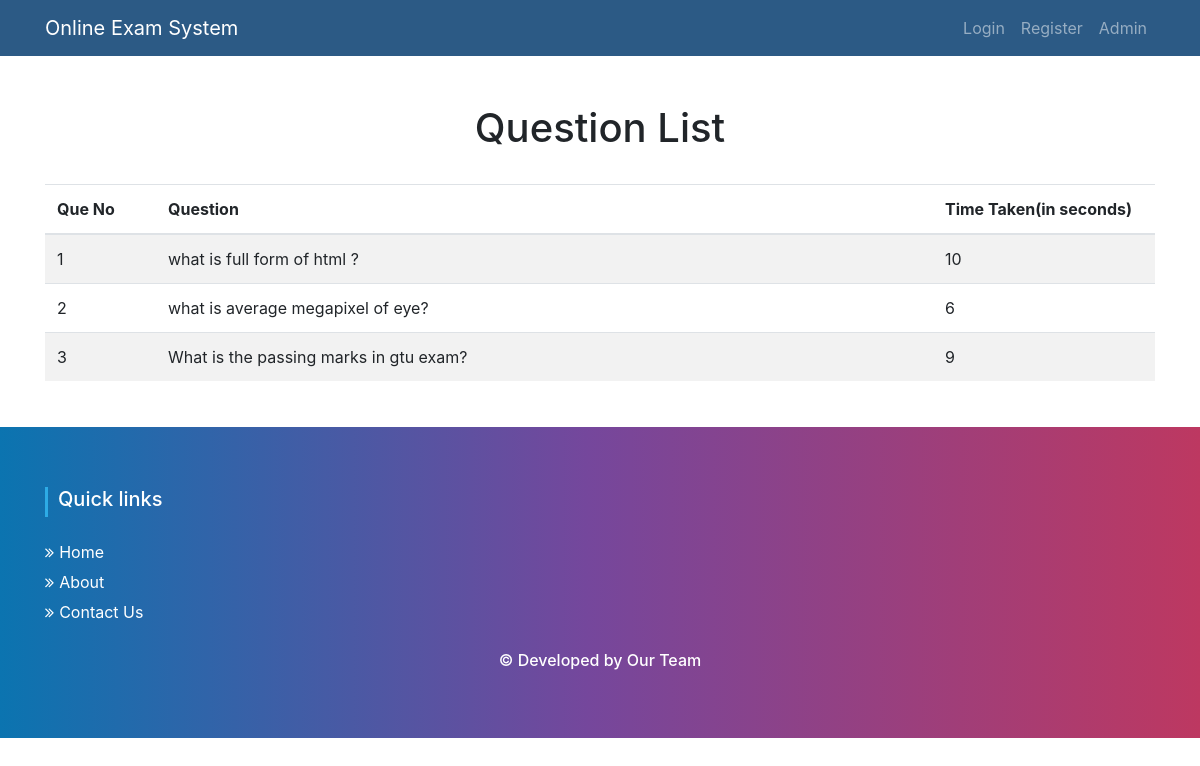
The app's page /time_1.php with its own data.
### tables this page shows
CREATE TABLE `tbl_ques` (
  `id` int(11) NOT NULL,
  `quesNo` int(11) NOT NULL,
  `ques` text NOT NULL
);

### lib/Database.php (called while the page is built, shortened)
<?php
Class Database{
	public $host   = DB_HOST;
	public $user   = DB_USER;
	public $pass   = DB_PASS;
	public $dbname = DB_NAME;
	public $link;
	private function connectDB(){
	$this->link = new mysqli($this->host, $this->user, $this->pass, $this->dbname);
 }
	public function select($query){
		$result = $this->link->query($query) or die($this->link->error.__LINE__);
		if($result->num_rows > 0){
			return $result;
		} else {
			return false;
		}
	}
}

### classes/Exam.php (called while the page is built, shortened)
<?php
$filepath = realpath(dirname(__FILE__));
include_once ($filepath.'/../lib/Database.php');
class Exam{
	private $db;
	public function __construct(){
		$this->db = new Database();
	}
 public function gettime()
 {
 	$timetaken = rand(1,17);
 	return $timetaken;
 }
 public function getqueData(){
   $query = "SELECT * FROM tbl_ques ORDER BY quesNo ASC";
   $result = $this->db->select($query);
   return $result;
 }
}
?>

### time_1.php (the view)
<?php
    $filepath = realpath(dirname(__FILE__));
	include_once ($filepath.'/inc/header.php');
	include_once ($filepath.'/../classes/Exam.php');
	$exam = new Exam();
?>
    <div class="container">
        <div class="row">
            <div class="col-lg-12 text-center">
                <h1 class="mt-5">Question List</h1>
                <br/>
            </div>
            <div class="col-lg-12">
                <table class="table table-striped">
                    <thead>
                    <tr>
                        <th width="10%"> Que No</th>
                        <th width="70%">Question</th>
                        <th width="20%">Time Taken(in seconds)</th>
                    </tr>
                    </thead>
                    <tbody>
                    <?php
                    $questionData = $exam->getqueData();
                    if ($questionData) {
                        $i = 0;
                        while ($result = $questionData->fetch_assoc()) {
                            $i++;
                            $timetaken = $exam->gettime();
                            ?>
                            <tr>
                                <td><?php echo $i; ?></td>
                                <td><?php echo $result['ques']; ?></td>
                                <td><?php echo $timetaken ; ?>
                                </td>
                            </tr>
                        <?php } } ?>
                    </tbody>
                </table>
            </div>
        </div>
    </div>
<?php include 'inc/footer.php';?>

### records on screen
tbl_ques: ques "what is full form of html ?", timetaken "10"
tbl_ques: ques "what is average megapixel of eye?", timetaken "6"
tbl_ques: ques "What is the passing marks in gtu exam?", timetaken "9"
